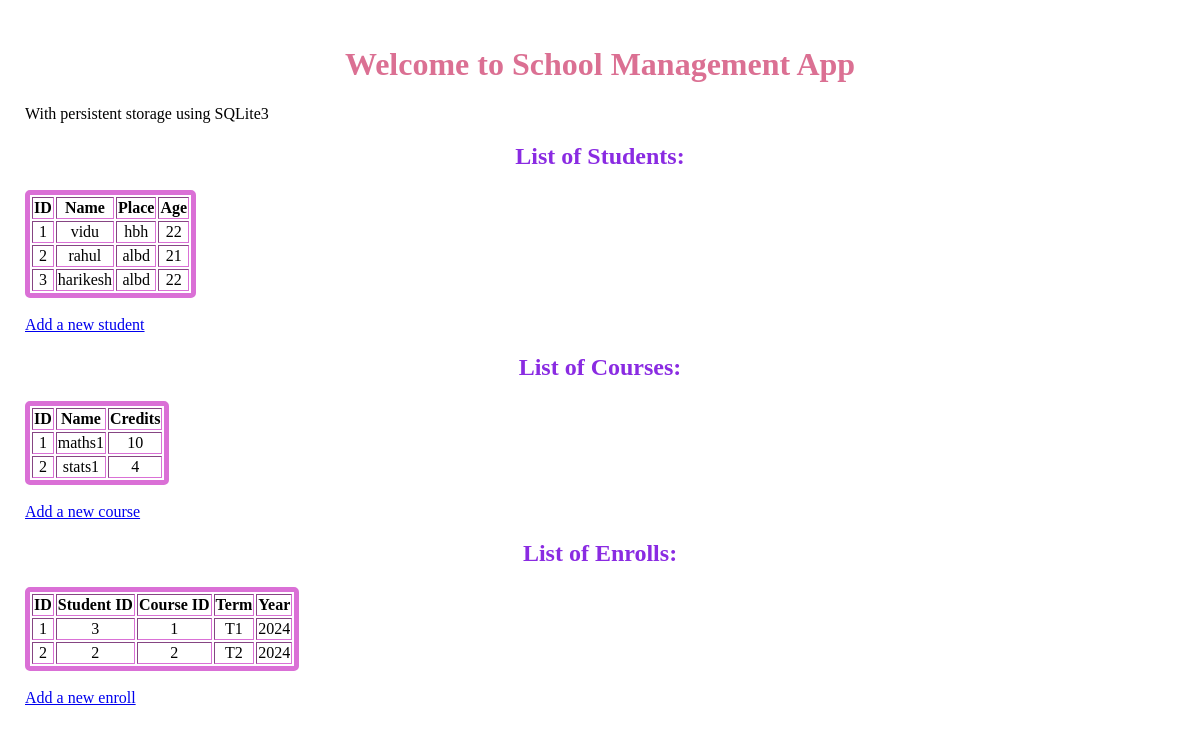
The page / on the database its author committed.
### tables this page shows
CREATE TABLE students (
                id INTEGER PRIMARY KEY,
                name TEXT,
                place TEXT,
                age INTEGER
            );

CREATE TABLE courses (
                id INTEGER PRIMARY KEY,
                name TEXT,
                credits INTEGER
            );

CREATE TABLE enrolls (
                id INTEGER PRIMARY KEY,
                student_id INTEGER,
                course_id INTEGER,
                term TEXT,
                year INTEGER,
                FOREIGN KEY(student_id) REFERENCES students(id),
                FOREIGN KEY(course_id) REFERENCES courses(id)
            );

### app.py (the view)
@app.route('/')
def index():
  cur.execute('select * from students')
  students = cur.fetchall()
  cur.execute('select * from courses')
  courses = cur.fetchall()
  cur.execute('select * from enrolls')
  enrolls = cur.fetchall()
  return render_template('index.html', students=students, courses=courses, enrolls=enrolls)

### templates/index.html (shortened to what this page needs)
<!DOCTYPE html>
<html lang="en">
  <head>
  </head>
  <body>
    <h1>Welcome to School Management App</h1>
    <p>With persistent storage using SQLite3</p>
    <section>
      <h2>List of Students:</h2>
      <table border="1">
        <tr>
          <th>ID</th>
          <th>Name</th>
          <th>Place</th>
          <th>Age</th>
        </tr>
        {% for id, name, place, age in students %}
        <tr>
          <td>{{id}}</td>
          <td>{{name}}</td>
          <td>{{place}}</td>
          <td>{{age}}</td>
        </tr>
        {% endfor %}
      </table>
      <br />
      <a href="/add/student">Add a new student</a>
    </section>
    <section>
      <h2>List of Courses:</h2>
      <table border="1">
        <tr>
          <th>ID</th>
          <th>Name</th>
          <th>Credits</th>
        </tr>
        {% for id, name, credits in courses %}
        <tr>
          <td>{{id}}</td>
          <td>{{name}}</td>
          <td>{{credits}}</td>
        </tr>
        {% endfor %}
      </table>
      <br />
      <a href="/add/course">Add a new course</a>
    </section>
    <section>
      <h2>List of Enrolls:</h2>
      <table border="1">
        <tr>
          <th>ID</th>
          <th>Student ID</th>
          <th>Course ID</th>
          <th>Term</th>
          <th>Year</th>
        </tr>
        {% for id, student_id, course_id, term, year in enrolls %}
        <tr>
          <td>{{id}}</td>
          <td>{{student_id}}</td>
          <td>{{course_id}}</td>
          <td>{{term}}</td>
          <td>{{year}}</td>
        </tr>
        {% endfor %}
      </table>
      <br />
      <a href="/add/enroll">Add a new enroll</a>
    </section>
  </body>
</html>

### templates/index.html (style rules this page uses)
body { margin: 20px; padding: 5px; }
h1 { text-align: center; color: palevioletred; }
h2 { text-align: center; color: blueviolet; }
table { text-align: center; border: 5px solid orchid; border-radius: 5px; }

### rows shown on the page
students: id "1", name "vidu", place "hbh", age "22"
students: id "2", name "rahul", place "albd", age "21"
students: id "3", name "harikesh", place "albd", age "22"
courses: id "1", name "maths1", credits "10"
courses: id "2", name "stats1", credits "4"
enrolls: id "1", student "3", course "1", term "T1", year "2024"
enrolls: id "2", student "2", course "2", term "T2", year "2024"
